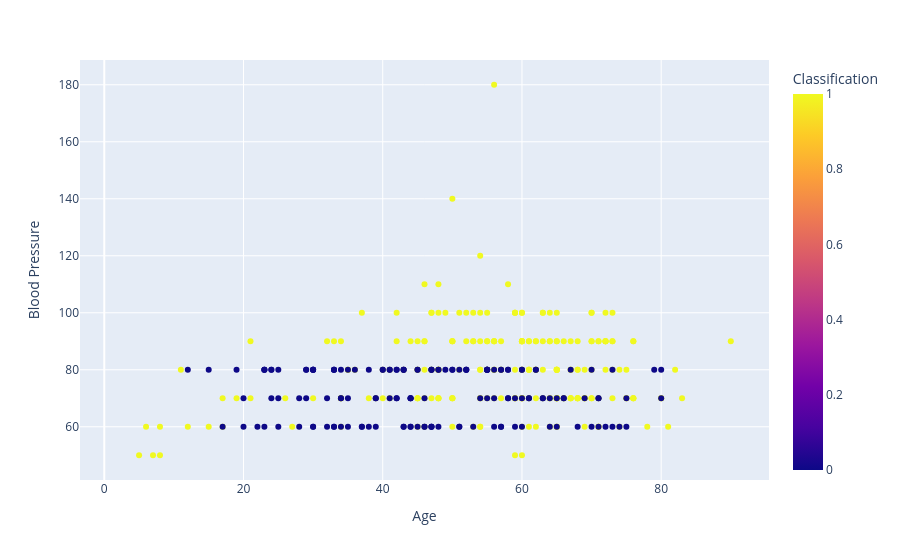

Notebook cell for this chart:
### Code cell
fig = px.scatter(df,x="Age",y="Blood Pressure", color="Classification")
fig.show()

### Figure 1 — Plotly figure (JSON) as saved in the notebook; plotly's stock layout.template omitted (floating-point values rounded to 4 significant figures; data arrays with more than 128 entries replaced by an {"elided": "..."} marker saying what was removed)
{"data": [{"hovertemplate": "Age=%{x}<br>Blood Pressure=%{y}<br>Classification=%{marker.color}<extra></extra>", "legendgroup": "", "marker": {"color": {"elided": "400 int values"}, "coloraxis": "coloraxis", "symbol": "circle"}, "mode": "markers", "name": "", "orientation": "v", "showlegend": false, "type": "scatter", "x": {"elided": "400 int values"}, "xaxis": "x", "y": {"elided": "400 int values"}, "yaxis": "y"}], "layout": {"coloraxis": {"colorbar": {"title": {"text": "Classification"}}, "colorscale": [[0, "#0d0887"], [0.1111, "#46039f"], [0.2222, "#7201a8"], [0.3333, "#9c179e"], [0.4444, "#bd3786"], [0.5556, "#d8576b"], [0.6667, "#ed7953"], [0.7778, "#fb9f3a"], [0.8889, "#fdca26"], [1, "#f0f921"]]}, "legend": {"tracegroupgap": 0}, "margin": {"t": 60}, "xaxis": {"anchor": "y", "domain": [0, 1], "title": {"text": "Age"}}, "yaxis": {"anchor": "x", "domain": [0, 1], "title": {"text": "Blood Pressure"}}}}
